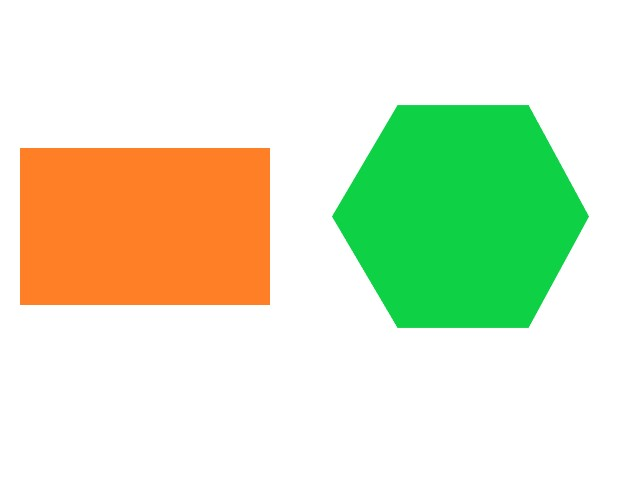
#> input picture img29.jpg, 640 x 481 px
$ python a-3-15.py
#> lines starting #> are read from the running program, lines starting #| are printed output that depends on the picture; after the words box and inside, x2 and y2 are one past the last pixel; in counts of white or black regions, pixels touching at a corner belong together
import cv2

RECT, HEXAGON = 0, 1
frame = cv2.imread('img29.jpg')
#> frame is the input picture: shape (481, 640, 3); mean B, G, R 201.2, 232.1, 221
gray = cv2.cvtColor(frame, cv2.COLOR_BGR2GRAY)
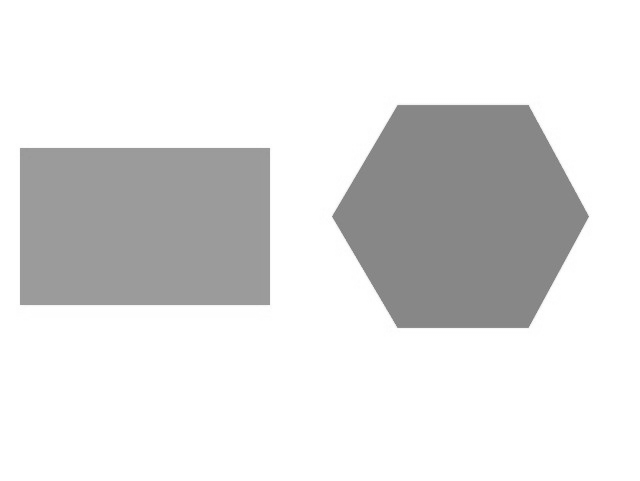
#> gray: shape (481, 640); min 118, max 255, mean 225.3

edged = cv2.Canny(gray, 50, 150)
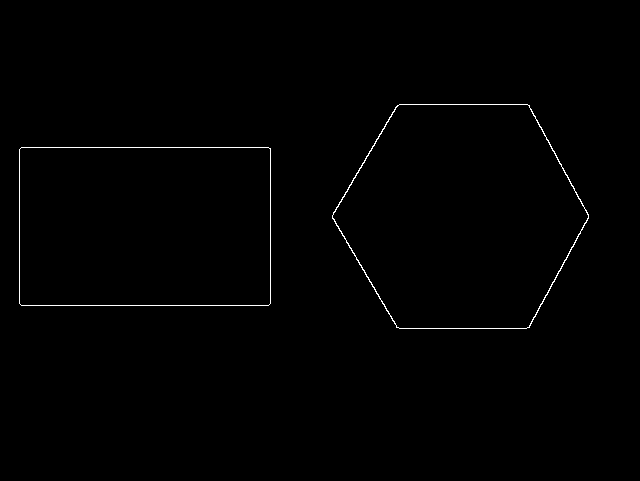
#> edged: shape (481, 640); 0.57% white in thin lines or dots, all inside (x1, y1, x2, y2) = (19, 104, 589, 329)
edged = cv2.dilate(edged, None, iterations=1)
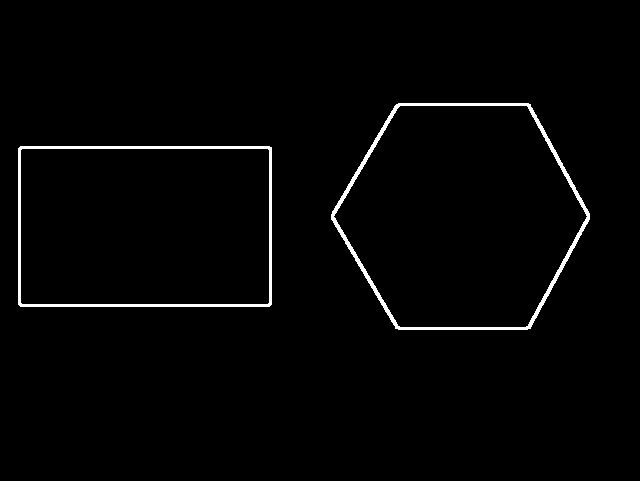
#> edged: shape (481, 640); 1.7% white; 2 white regions
contours, hierarchy = cv2.findContours(edged, cv2.RETR_EXTERNAL, cv2.CHAIN_APPROX_SIMPLE)
#> contours = 2 contours; box (x1, y1, x2, y2) and area: (331, 103, 590, 330) 44470, (18, 146, 272, 307) 40472

approx_rect = cv2.approxPolyDP(contours[RECT], 30, True)
#> approx_rect = [[18, 148], [20, 306], [271, 304], [271, 147]]
approx_hex = cv2.approxPolyDP(contours[HEXAGON], 30, True)
#> approx_hex = [[396, 104], [331, 214], [395, 328], [530, 328], [589, 219], [530, 104]]

cv2.drawContours(frame, [approx_rect], -1, (0,0,255), 3)
cv2.drawContours(frame, [approx_hex], -1, (0,0,255), 3)
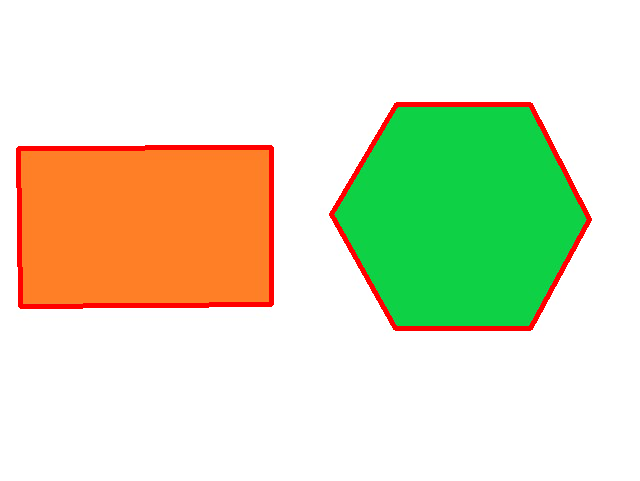
#> frame: shape (481, 640, 3); mean B, G, R 196.5, 226.5, 222.1

cv2.imshow('frame', frame)
cv2.waitKey()
cv2.destroyAllWindows()

$ run again, with img10.jpg copied over img29.jpg
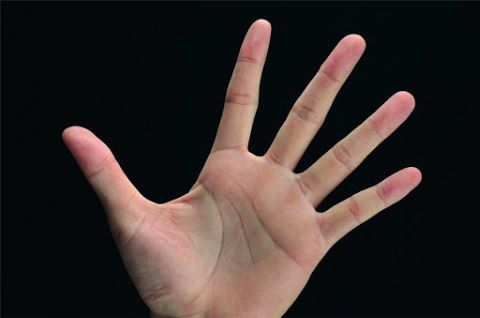
#> input picture img10.jpg, 480 x 318 px
#> frame is the input picture: shape (318, 480, 3); mean B, G, R 42.1, 44.8, 53.4
#> `edged = cv2.dilate(edged, None, iterations=1)`:
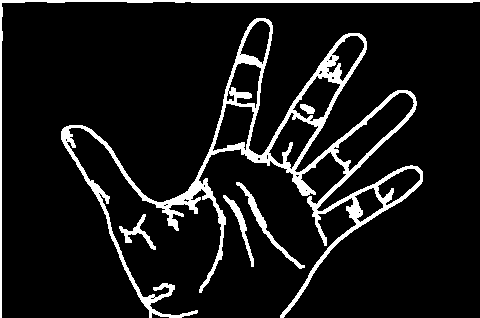
#> edged: shape (318, 480); 9.4% white; 6 white regions
#> contours = 5 contours; box (x1, y1, x2, y2) and area: (61, 18, 423, 318) 18802, (0, 0, 480, 318) 1175, (236, 182, 305, 269) 452, (223, 195, 254, 267) 301, (119, 214, 156, 250) 248
#> approx_rect = [[119, 226], [155, 249]]
#> approx_hex = [[223, 195], [253, 266]]
#> `cv2.drawContours(frame, [approx_hex], -1, (0,0,255), 3)`:
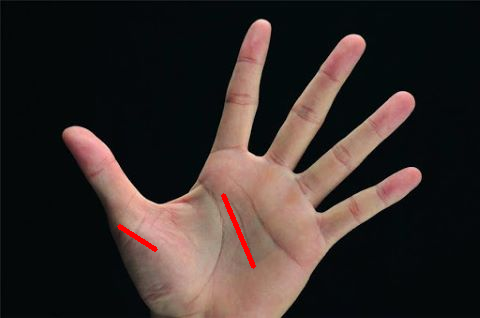
#> frame: shape (318, 480, 3); mean B, G, R 41.7, 44.3, 53.9
